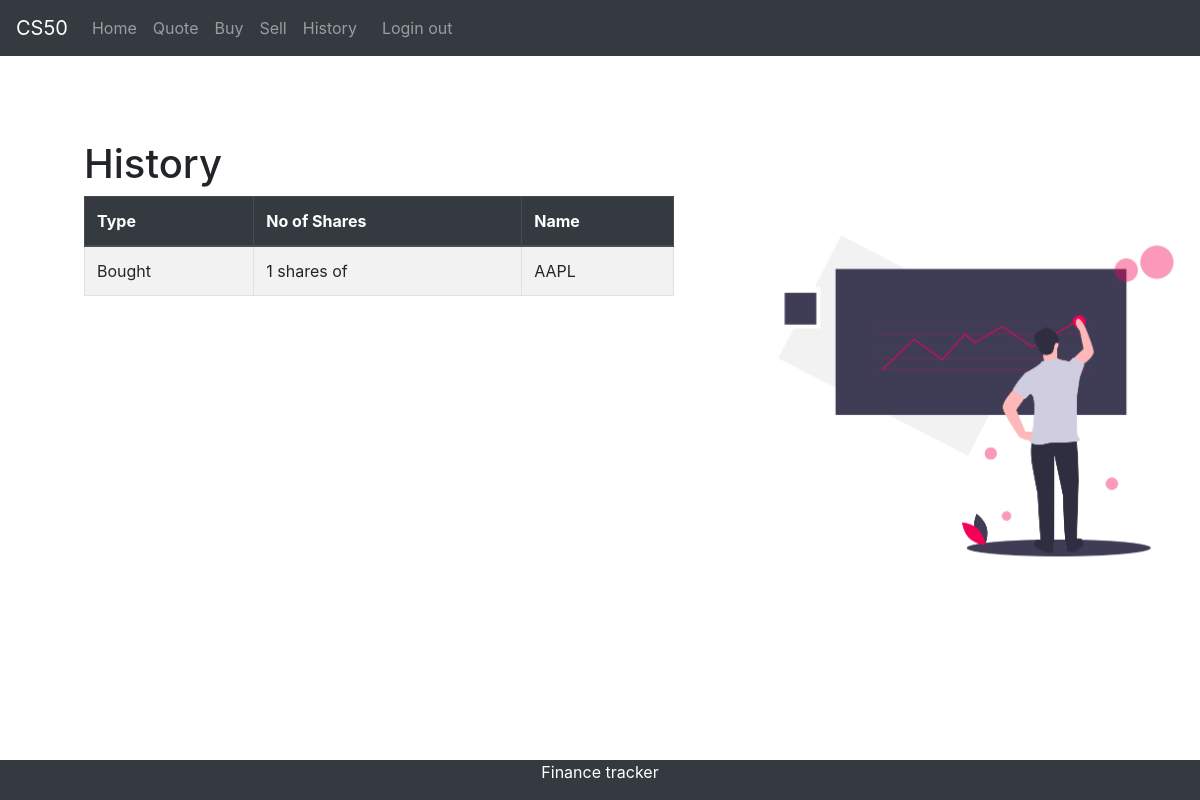
The app's page /history (signed in), older data.
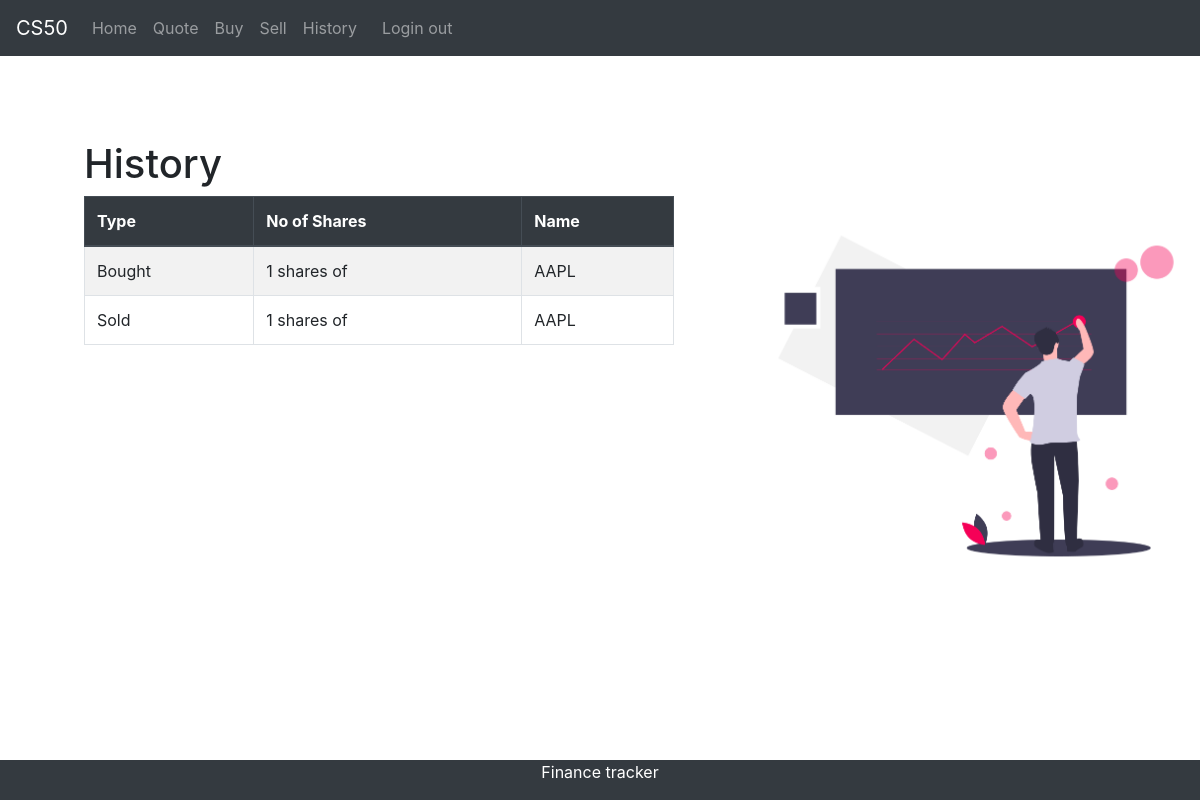
The same page, newer data.
### main.py (models this page shows)
class Transcation(db.Model):
    id = db.Column(db.Integer, primary_key=True)
    type = db.Column(db.String(50))
    name = db.Column(db.String(50))
    qty = db.Column(db.Integer)
    owner_id = db.Column(db.Integer, db.ForeignKey('user.id'))

### main.py (the view)
@app.route('/history')
def history():
    if 'user' not in session:
        return redirect(url_for('login'))
    user_id = session['user']
    transcation = Transcation.query.filter_by(owner_id=user_id).all()
    return render_template('history.html', transcation=transcation, user=user_id)

### templates/history.html
{% extends "base.html"%}
{% block content%}
<h1>History</h1>
<div class="row">
    <div class="col-lg-7 ">
        <table class="table table-striped table-resposive table table-bordered table-hover">
            <thead class="thead-dark">
                <tr>
                    <th scope="row">Type</td>
                    <th>No of Shares</td>
                    <th>Name</td>
                </tr>
            </thead>
            <tbody>
                <tr>
                    {% for t in transcation %} {% if t.owner_id == user%}
                    <td scope="row ">{{ t.type }}</td>
                    <td>{{t.qty }} shares of </td>
                    <td>{{t.name }}</td>
                </tr>
                {% endif %} {% endfor %}
            </tbody>
        </table>
    </div>
    <div class="col-lg-5 d-md-none d-lg-block">
        <div class="col-4 position-fixed">
            <img src="/static/homePg.png" alt="" height="400">
        </div>
    </div>
</div>
{% endblock%}

Row changes from the older to the newer data that the page shows:
added Transcation: type "Sold", qty "1", name "AAPL"
